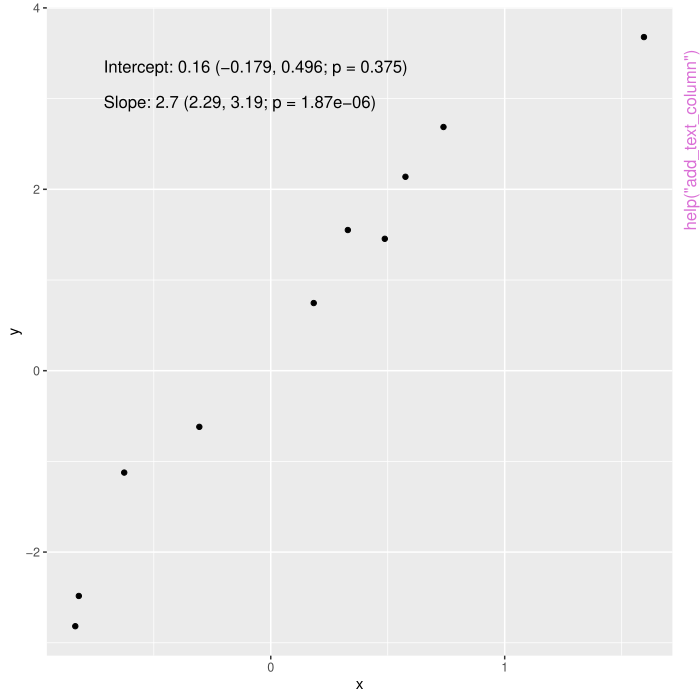

This figure's R source:
pkgname <- "UtilsGGSV"
source(file.path(R.home("share"), "R", "examples-header.R"))
options(warn = 1)
library('UtilsGGSV')

base::assign(".oldSearch", base::search(), pos = 'CheckExEnv')
base::assign(".old_wd", base::getwd(), pos = 'CheckExEnv')
cleanEx()
nameEx("add_text_column")
### * add_text_column

flush(stderr()); flush(stdout())

### Name: add_text_column
### Title: Add a column of text to a ggplot
### Aliases: add_text_column

### ** Examples

data_mod <- data.frame(x = rnorm(10))
data_mod$y <- data_mod$x * 3 + rnorm(10, sd = 0.5)
fit <- lm(y ~ x, data = data_mod)
coef_tbl <- coefficients(summary(fit))
results_vec <- c(
  paste0(
    "Intercept: ", signif(coef_tbl[1, "Estimate"][[1]], 2), " (",
    signif(coef_tbl[1, 1][[1]] - 2 * coef_tbl[1, 2][[1]], 3), ", ",
    signif(coef_tbl[1, 1][[1]] + 2 * coef_tbl[1, 2][[1]], 3), "; p = ",
    signif(coef_tbl[1, 4][[1]], 3), ")"
  ),
  paste0(
    "Slope: ", signif(coef_tbl[2, "Estimate"][[1]], 2), " (",
    signif(coef_tbl[2, 1][[1]] - 2 * coef_tbl[2, 2][[1]], 3), ", ",
    signif(coef_tbl[2, 1][[1]] + 2 * coef_tbl[2, 2][[1]], 3), "; p = ",
    signif(coef_tbl[2, 4][[1]], 3), ")"
  )
)
library(ggplot2)
library(UtilsGGSV)
p <- ggplot(data_mod, aes(x = x, y = y)) + geom_point()
add_text_column(
  p = p,
  x = data_mod$x,
  y = data_mod$y,
  text = results_vec
)

# Works even if y-axis is transformed
p <- p + scale_y_continuous(trans = get_trans("asinh"))
add_text_column(
  p = p,
  x = data_mod$x,
  y = data_mod$y,
  text = results_vec,
  trans = "asinh"
)



cleanEx()
nameEx("axis_limits")
### * axis_limits

flush(stderr()); flush(stdout())

### Name: axis_limits
### Title: Manage axis limits
### Aliases: axis_limits

### ** Examples

data("cars", package = "datasets")
library(ggplot2)
p <- ggplot(cars, aes(speed, dist)) +
  geom_point()

axis_limits(
  p,
  limits_equal = TRUE
)

# both axes
axis_limits(
  p,
  limits_expand = list(200)
)
# x only
axis_limits(
  p,
  limits_expand = list(x = 75)
)
# y only
axis_limits(
  p,
  limits_expand = list(y = 200)
)
# lower and upper expansion
axis_limits(
  p,
  limits_expand = list(
    y = c(-50, 200),
    x = c(-10, 75)
  )
)

# note that when fixing range and expanding, range is fixed
# after expansions are applied, so effectively the larger expansions apply to both.
# compare the following output to the previous output:
axis_limits(
  p,
  limits_expand = list(
    y = c(-50, 200),
    x = c(-10, 75)
  ),
  limits_equal = TRUE
)



cleanEx()
nameEx("get_trans")
### * get_trans

flush(stderr()); flush(stdout())

### Name: get_trans
### Title: Get transformation object
### Aliases: get_trans

### ** Examples

x_vec <- seq(1, 5, length.out = 1000)
y_vec <- get_trans("root_fifth")$transform(x_vec)
plot_tbl <- data.frame(x = x_vec, y = y_vec)
library(ggplot2)
ggplot(plot_tbl, aes(x, y)) +
  geom_line() +
  geom_point() +
  coord_equal() +
  expand_limits(x = 5, y = 5)



cleanEx()
nameEx("ggcorr")
### * ggcorr

flush(stderr()); flush(stdout())

### Name: ggcorr
### Title: Plot scatterplot with correlation coefficients and ab-line
###   overlaid
### Aliases: ggcorr

### ** Examples

response_vec_a <- rnorm(5)
response_tbl <- data.frame(
  group = rep(letters[1:3], each = 5),
  response = c(
    response_vec_a,
    response_vec_a * 1.2 + rnorm(5, sd = 0.2),
    response_vec_a * 2 + rnorm(5, sd = 2)
  ),
  pid = rep(paste0("id_", 1:5), 3)
)
library(UtilsGGSV)
ggcorr(
  data = response_tbl,
  grp = "group",
  y = "response",
  id = "pid"
)



### * <FOOTER>
###
cleanEx()
options(digits = 7L)
base::cat("Time elapsed: ", proc.time() - base::get("ptime", pos = 'CheckExEnv'),"\n")
grDevices::dev.off()
###
### Local variables: ***
### mode: outline-minor ***
### outline-regexp: "\\(> \\)?### [*]+" ***
### End: ***
quit('no')
